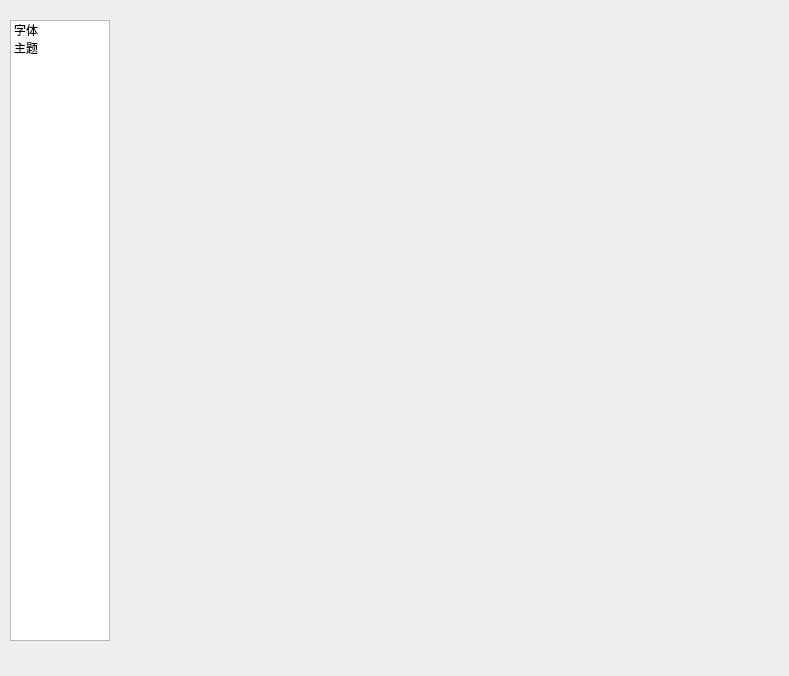
<?xml version="1.0" encoding="UTF-8"?>
<ui version="4.0">
 <class>SettingDialog</class>
 <widget class="QDialog" name="SettingDialog">
  <property name="geometry">
   <rect>
    <x>0</x>
    <y>0</y>
    <width>789</width>
    <height>676</height>
   </rect>
  </property>
  <property name="windowTitle">
   <string>Setting</string>
  </property>
  <widget class="QWidget" name="layoutWidget">
   <property name="geometry">
    <rect>
     <x>10</x>
     <y>20</y>
     <width>751</width>
     <height>621</height>
    </rect>
   </property>
   <layout class="QHBoxLayout" name="horizontalLayout">
    <item>
     <widget class="QListWidget" name="listWidget">
      <property name="maximumSize">
       <size>
        <width>100</width>
        <height>16777215</height>
       </size>
      </property>
      <item>
       <property name="text">
        <string>字体</string>
       </property>
      </item>
      <item>
       <property name="text">
        <string>主题</string>
       </property>
      </item>
     </widget>
    </item>
    <item>
     <widget class="QWidget" name="widget" native="true"/>
    </item>
   </layout>
  </widget>
 </widget>
 <resources/>
 <connections/>
</ui>
